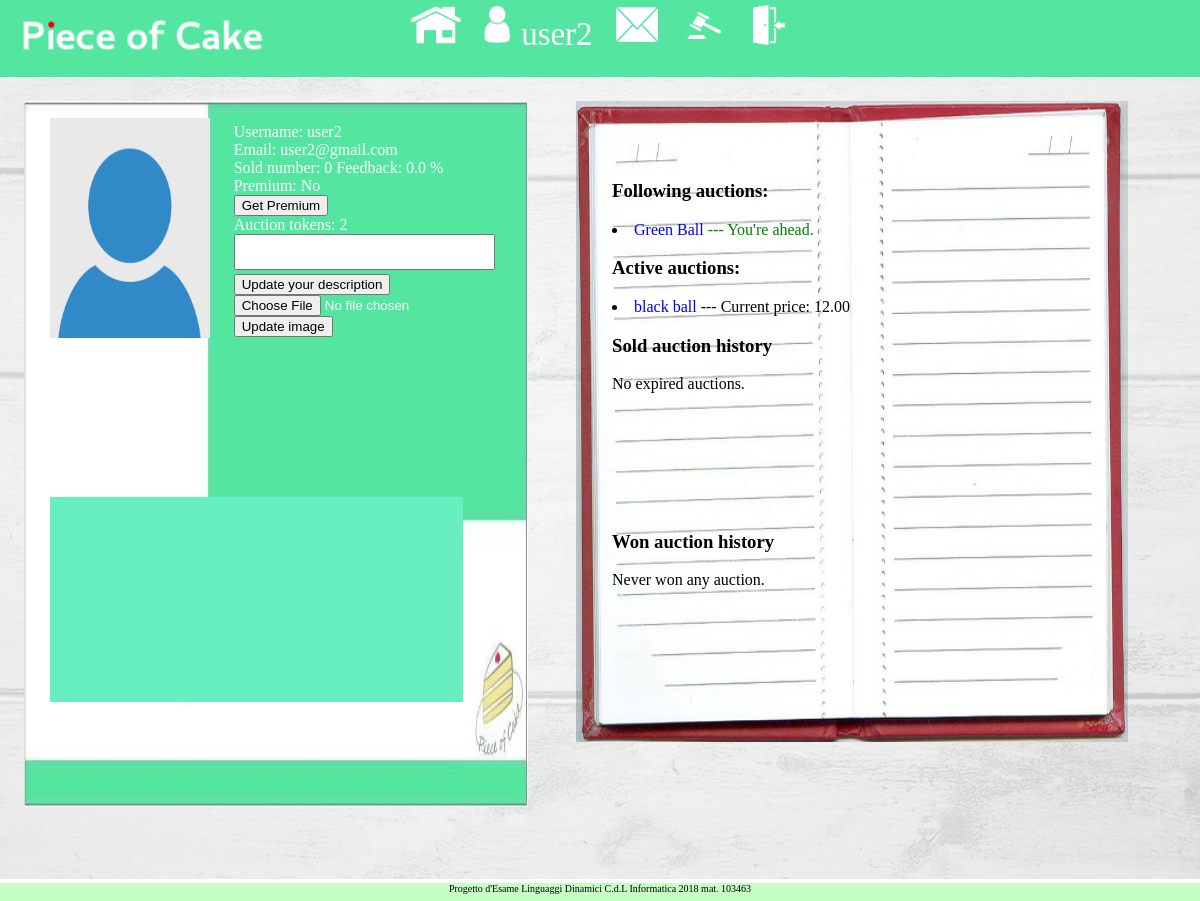
The app's page /webauction/accounts/profile/user2 (signed in), older data.
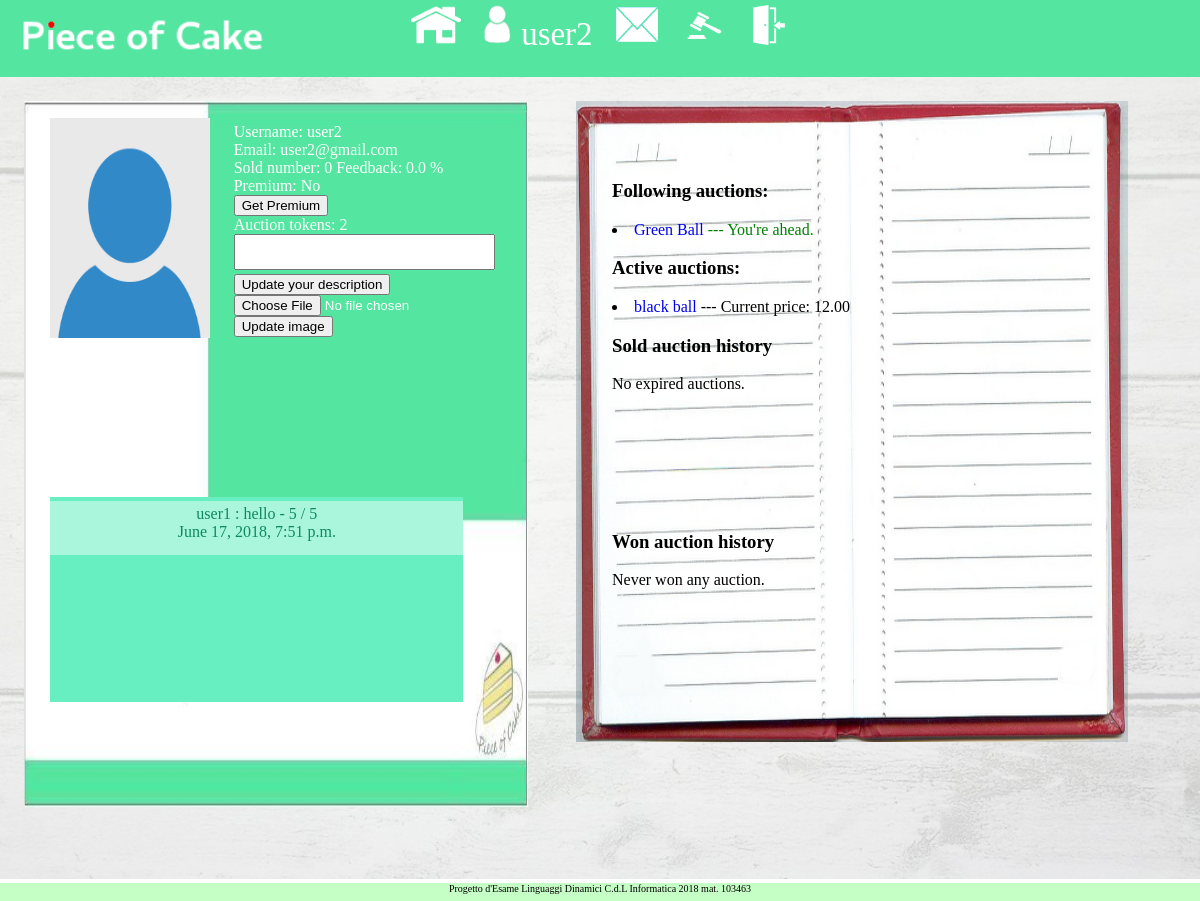
The same page, newer data.
### webauction/models.py (models this page shows, shortened)
class FollowedAuction(models.Model):
    auction = models.ForeignKey(Auction, on_delete=models.CASCADE)
    isActive = models.BooleanField(default=True)
    follower = models.ForeignKey(User, related_name='follower', on_delete=models.CASCADE)
    outBiddedBy = models.ForeignKey(User, related_name='outBiddedBy',
                blank=True, null=True, default=None)
    class Meta:
        unique_together=(('auction','follower'))

class Auction(models.Model):
    seller = models.ForeignKey(User, related_name="seller", on_delete=models.CASCADE)
    title = models.CharField(max_length=100)
    image = models.ImageField(upload_to='auction_img/%Y/%m/%d/')
    description = models.CharField(max_length=5000)
    pub_date = models.DateTimeField(auto_now_add=True)
    expire_date = models.DateTimeField(default=datetime.datetime.now)
    min_price = models.DecimalField(max_digits=10, default=0, decimal_places=2)
    min_bid = models.DecimalField(max_digits=10, default=MIN_BID(), decimal_places=2)
    bid_count = models.IntegerField(default=0)
    last_bid_user = models.ForeignKey(User, null=True, related_name="last_bid_user", \
            on_delete=models.CASCADE)
    current_price = models.DecimalField(max_digits=10, default=0, decimal_places=2)
    active = models.BooleanField(default=True)
    category = models.CharField(max_length=50, default=('OT','Other'),
                                choices=CATEGORY_CHOICES)

class Vote(models.Model):
    sender = models.ForeignKey(User, related_name="vote_sender", on_delete=models.CASCADE)
    receiver = models.ForeignKey(User, related_name="vote_receiver", on_delete=models.CASCADE)
    message = models.CharField(max_length=1000, blank=False)
    datetime = models.DateTimeField(auto_now_add=True)
    rating = models.SmallIntegerField(validators=[MaxValueValidator(5), MinValueValidator(1)])

### webauction/views.py (the view, shortened to what this page needs)
# urls.py: url(r'^accounts/profile/(?P<searched_username>.*)$', views.profile, name='profile'),
def profile(request, searched_username):
    if searched_username == '':
        searchedUser = request.user
    else:
        searchedUser = get_object_or_404(User, username=searched_username)
    userProfile = get_object_or_404(UserProfile, user=searchedUser)
    active_auction_list = Auction.objects.filter(Q(seller__exact=searchedUser),Q(active__exact=True))
    friendRequests_forward = FriendRequest.objects.filter(
                    Q(friend_of__exact=request.user))
    friendRequests_backward = FriendRequest.objects.filter(
                    Q(friend__exact=request.user))
    friends_forward = [ friendrequest.friend for friendrequest in friendRequests_forward ]
    friends_backward = [ friendrequest.friend_of for friendrequest in friendRequests_backward ]
    requestIsSent = False
    requestIsSentBack = False
    if searchedUser in friends_forward:
        requestIsSent = True
    if searchedUser in friends_backward:
        requestIsSentBack = True
    voteAlreadyExists = False
    existingVote = Vote.objects.filter(receiver=userProfile.user, sender=request.user)
    if len(existingVote) != 0:
        voteAlreadyExists = True
    sold_auction = Auction.objects.filter(Q(seller__exact=userProfile.user), Q(active__exact=False),
        ~Q(last_bid_user__exact=None))
    now = timezone.localtime(timezone.now())
    sorted_sold_auction = sorted(sold_auction, \
        key=lambda x: (now-x.pub_date).total_seconds() , reverse=False)
    chart_expired = get_pool(sold_auction)
    chart_won = []
    if userProfile.user == request.user:
        won_auction = Auction.objects.filter(last_bid_user__exact=request.user, active__exact=False)
        now = timezone.localtime(timezone.now())
        sorted_won_auction = sorted(won_auction, \
            key=lambda x: (now-x.pub_date).total_seconds() , reverse=False)
        chart_won = get_pool(won_auction)
    context = {}
    context['userProfile'] = userProfile
    context['alreadySentForward'] = requestIsSent
    context['alreadySentBack'] = requestIsSentBack
    context['activeAuctions'] = active_auction_list
    context['sorted_sold_auction'] = sorted_sold_auction
    context['sold_auction_history'] = chart_expired
    context['sorted_won_auction'] = sorted_won_auction
    context['won_auction_history'] = chart_won
    all_votes = Vote.objects.filter(receiver__exact=userProfile.user)
    now = timezone.localtime(timezone.now())
    all_votes_sorted = sorted(all_votes,
        key=lambda x: (now-x.datetime).total_seconds(), reverse=False)
    context['all_votes'] = all_votes_sorted
    followedAuctions = FollowedAuction.objects.filter(
        Q(follower__exact=request.user), Q(isActive__exact=True))
    context['followedAuctions'] = followedAuctions
    if request.method == 'GET':
        return render(request, 'webauction/profile.html', context)

### webauction/views.py (called while the page is built, shortened)
def get_pool(auctions):
    len_sold_auction = len(auctions)
    if len_sold_auction == 0:
        return

### webauction/templates/webauction/profile.html (shortened to what this page needs)
{% extends 'top_bar_base_template.html' %}
{% block body %}
<div id=profile>
    <div id=upper>
    <div id=profile_picture>
        <img src={{ userProfile.profile_pic.url }} style='height:220px; width:160px;'>
    </div>
    <div id=profile_data>
        Username: {{ userProfile.user.username }} <br>
        Email: {{ userProfile.user.email }} <br>
        Sold number: {{ userProfile.sold_auction }}
        Feedback: {{ userProfile.feedback }} % <br>
        {% if request.user == userProfile.user %}
            Premium:
            {% if not userProfile.premium %}
                No
                <form method='POST'>
                    <input type='submit' name='get_premium' value='Get Premium'>
                </form>
                Auction tokens: {{ userProfile.auction_count}}
            {% else %}
                Yes
            {% endif %}
        {% endif %}
        {% if request.user == userProfile.user %}
            <textarea style='resize:none; background-color:c6edab; overflow-y:scroll'
                rows=2 cols=30 name='description' form='desc_form'>
                {{ userProfile.description }}
            </textarea>
            <form id='desc_form' method='POST'>
                <input type='submit' name='update_desc' value='Update your description'>
            </form>
        {% else %}
            Descrizione: <br>
                {{ request.user.descrizione}} <br>
        {% endif %}
        {% if request.user == userProfile.user %}
            <form enctype="multipart/form-data" method='POST'>
                <input type='file' accept='.png, .jpg, .jpeg' name='update_pic' required/> <br>
                <input type='submit' name='update_img' value='Update image'>
            </form>
        {% endif %}
    </div>
    </div>
    <div id=lower>
        <div id=all_votes>
        {% for vote in all_votes %}
            <div>
                {{ vote.sender }} : {{ vote.message }} - {{ vote.rating }} / 5 <br>
                {{ vote.datetime }}
            </div>
        {% endfor %}
        </div>
    </div>
</div>
<div id=container_auction_data>
<div id=auction_data>
        <h3> Following auctions: </h3>
        {% for followed in followedAuctions %}
            <li>
                <a href='{% url 'webauction:detail' followed.auction.id %}'>
                    {{ followed.auction.title }}
                </a>
                {% if followed.outBiddedBy == None %}
                <span style='color:green'>    --- You're ahead. </span>
                {% else %}
                <span style='color:red'>   --- Out bidded by {{ followed.outBiddedBy }} </span>
                {% endif %}
            </li>
        {% endfor %}
        <h3> Active auctions: </h3>
        {% for auction in activeAuctions %}
            <li>
                <a href='{% url 'webauction:detail' auction.id %}'>
                    {{ auction.title }}
                </a>
                --- Current price: {{ auction.current_price }}
            </li>
        {% endfor %}
        <h3> Sold auction history </h3>
        {% if sold_auction_history %}
            {% load chartit %}
        {% else %}
            No expired auctions.
        {% endif %}
        <div class="history">
        </div>
        <h3> Won auction history </h3>
        {% if request.user == userProfile.user %}
            {% if won_auction_history %}
                <div id='won_auction_chart'>
                    {{ won_auction_history|load_charts:"won_auction_chart" }}
                </div>
            {% else %}
                Never won any auction.
            {% endif %}
        {% endif %}
        <div class="history">
        </div>
</div>
</div>
{% endblock %}

Row changes from the older to the newer data that the page shows:
added Vote: sender "user1", message "hello", rating "5", datetime "June 17, 2018, 7:51 p.m."
